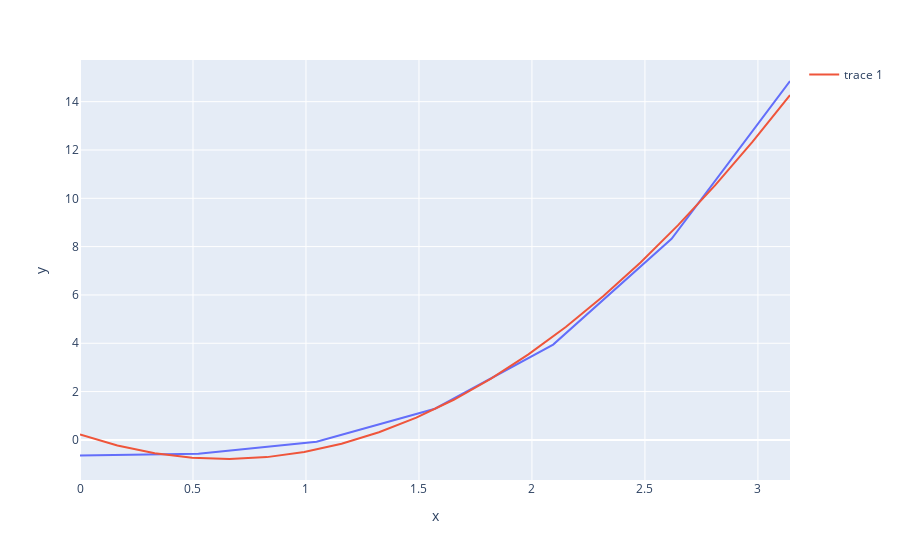

Here is the notebook cell this chart was saved with:
### Code cell
x, y, p = read_xypdata("data/tmp42")

x_pred = np.linspace(min(x), max(x), 20)
f_pred = LeastSquare(x, y, p, 2)
y_pred = [f_pred(xi) for xi in x_pred]

f_coeffs = LeastSquaresCoefs(x, y, p, 3)
str = " + ".join([f"{f_coeffs[i]} * x^{i}" for i in range(3 + 1)])
print(f"Решение: {str}")

fig = px.line(x=x, y=y)
fig.add_trace(go.Scatter(x=x_pred, y=y_pred))
fig.show()

### Figure 1 — Plotly figure (JSON) as saved in the notebook; plotly's stock layout.template omitted (floating-point values rounded to 4 significant figures)
{"data": [{"hovertemplate": "x=%{x}<br>y=%{y}<extra></extra>", "legendgroup": "", "line": {"color": "#636efa", "dash": "solid"}, "marker": {"symbol": "circle"}, "mode": "lines", "name": "", "orientation": "v", "showlegend": false, "type": "scatter", "x": [0, 0.524, 1.047, 1.571, 2.094, 2.618, 3.142], "xaxis": "x", "y": [-0.648, -0.576, -0.074, 1.29, 3.946, 8.324, 14.86], "yaxis": "y"}, {"type": "scatter", "x": [0, 0.1654, 0.3307, 0.4961, 0.6615, 0.8268, 0.9922, 1.158, 1.323, 1.488, 1.654, 1.819, 1.984, 2.15, 2.315, 2.481, 2.646, 2.811, 2.977, 3.142], "y": [0.2217, -0.2298, -0.5489, -0.7357, -0.7901, -0.7122, -0.502, -0.1594, 0.3155, 0.9227, 1.662, 2.534, 3.539, 4.675, 5.944, 7.345, 8.879, 10.54, 12.34, 14.27]}], "layout": {"legend": {"tracegroupgap": 0}, "margin": {"t": 60}, "xaxis": {"anchor": "y", "domain": [0, 1], "title": {"text": "x"}}, "yaxis": {"anchor": "x", "domain": [0, 1], "title": {"text": "y"}}}}
